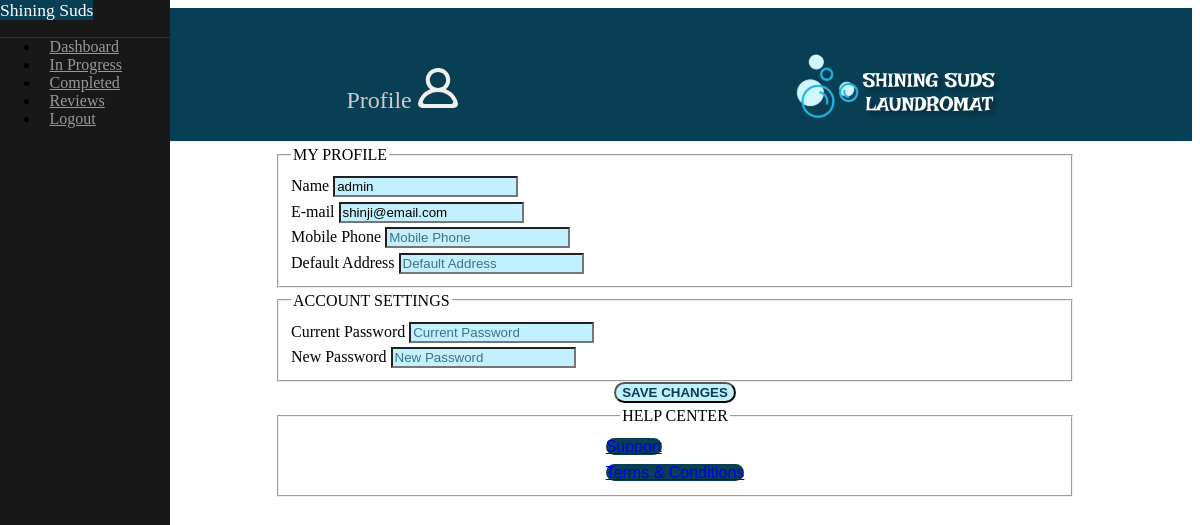
The page /profile (signed in) on the database as committed earlier.
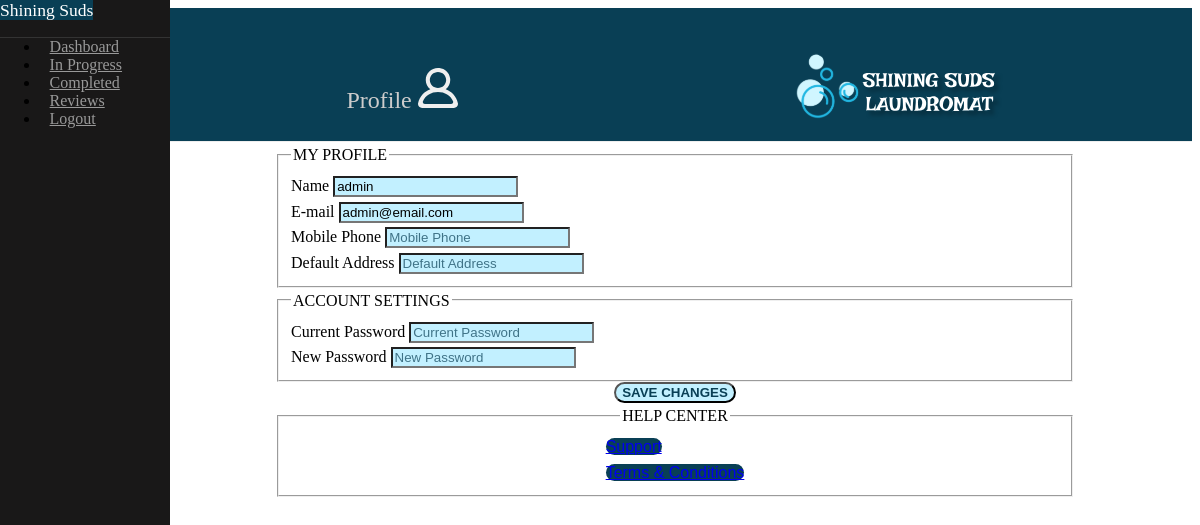
The same page on the database as committed later.
### laundry/models.py (models this page shows, shortened)
class User(db.Model, UserMixin):
    __tablename__ = 'users'
    id = db.Column(db.Integer, primary_key=True, index=True)
    name = db.Column(db.String, nullable=False)
    email = db.Column(db.String, unique=True, index=True, nullable=False)
    hashed_password = db.Column(db.String, nullable=False)
    is_active = db.Column(db.Boolean(), default=True)
    is_superuser = db.Column(db.Boolean(), default=False)
    phone = db.Column(db.String())
    address = db.Column(db.String())
    @property
    def password(self) -> AttributeError:
        return {'lol': 'nice try'}
    def get(index: str | int) -> Query | None:
        return User.query.get(index) or User.query.filter_by(email=index).first()

### laundry/main/views.py (the view, shortened to what this page needs)
@main.route('/profile', methods=['GET', 'POST'])
@login_required
def profile():
    form = EditProfile(obj=current_user)
    return render_template('main/profile.html', form=form)

### laundry/main/forms.py
class EditProfile(FlaskForm):
    name = StringField(label="Name", render_kw={
        'placeholder': 'Name'
    })
    email = EmailField(label="E-mail", render_kw={
        'placeholder': 'Email'
    }, validators=[Email()])
    phone = TelField(label="Mobile Phone", render_kw={
        'placeholder': 'Mobile Phone'
    })
    address = StringField(label="Default Address", render_kw={
        'placeholder': 'Default Address'
    })
    current_password = PasswordField(render_kw={
        'placeholder': 'Current Password'
    })
    new_password = PasswordField(render_kw={
        'placeholder': 'New Password'
    })
    save = SubmitField(label='Save Changes')

### laundry/models.py (called while the page is built)
@login_manager.user_loader
def load_user(id):
    return User.get(id)

### laundry/templates/main/profile.html (shortened to what this page needs)
{% extends "shared/base.html" %}
{% block content %}
<div id="main">
    <div class="header custom-header">
        <h2>Profile <img src="/static/img/svg/profile.svg" width="40px" alt="" class="mg-top-20"></h2>
        <img src="{{ url_for('static', filename='img/svg/icon-title-white.svg') }}" alt="icon-title-white">
    </div>
    <div class="content">
        <form method="POST" class="pure-form pure-form-stacked" autocomplete="off">
            <fieldset>
                <legend>MY PROFILE</legend>
                <div class="pure-g">
                    <div class="pure-u-1 pure-u-md-1-3">
                        {{ form.name.label }}
                        {{ form.name(class='pure-u-23-24') }}
                    </div>
                    <div class="pure-u-1 pure-u-md-1-3">
                        {{ form.email.label }}
                        {{ form.email(class='pure-u-23-24') }}
                    </div>
                    <div class="pure-u-1 pure-u-md-1-3">
                        {{ form.phone.label }}
                        {{ form.phone(class='pure-u-23-24') }}
                    </div>
                    <div class="pure-u-1">
                        {{ form.address.label }}
                        {{ form.address(class='pure-u-23-24') }}
                    </div>
                </div>
            </fieldset>
            <fieldset>
                <legend>ACCOUNT SETTINGS</legend>
                <div class="pure-g">
                    <div class="pure-u-1 pure-u-md-1-3">
                        {{ form.current_password.label }}
                        {{ form.current_password(class='pure-u-23-24') }}
                    </div>
                    <div class="pure-u-1 pure-u-md-1-3">
                        {{ form.new_password.label }}
                        {{ form.new_password(class='pure-u-23-24') }}
                    </div>
                </div>
            </fieldset>
            <div class="pure-u-1 center">
                {{ form.save(class='pure-button pure-button-primary boring-btn') }}
            </div>
            <fieldset class="center">
                <legend class="center-text">HELP CENTER</legend>
                <div class="pure-g">
                    <div class="pure-u-1 pure-u-md-1-3">
                        <a href="#" class="mg-round pure-button pure-button-primary general">Support</a>
                    </div>
                    <div class="pure-u-1 pure-u-md-1-3">
                        <a href="#" class="mg-round pure-button pure-button-primary general">Terms &amp; Conditions</a>
                    </div>
                </div>
            </fieldset>
        </form>
    </div>
</div>
{% endblock %}

Rows that differ between the two databases and show on the page:
changed User "admin": email "shinji@email.com" → "admin@email.com"
